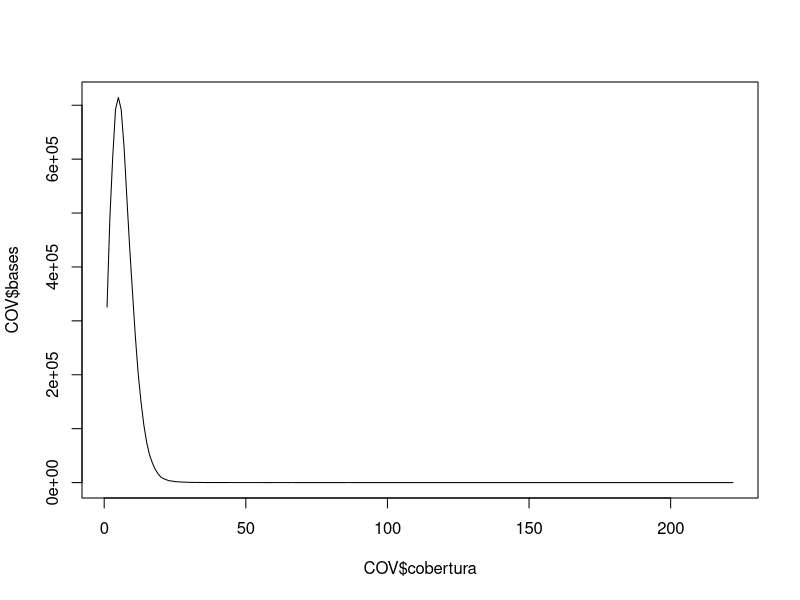
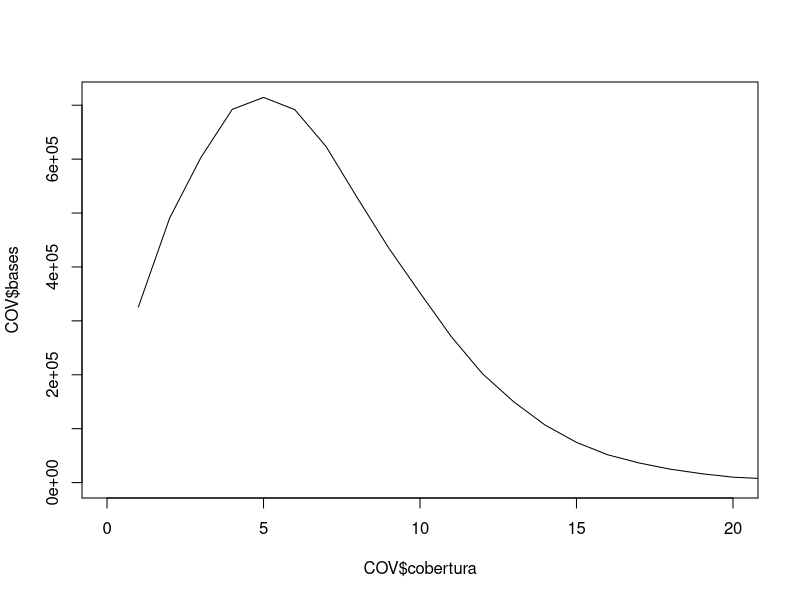

Reproduce these figures in R, in order.
## ---- chunk 1
COV <- read.table('COV.txt',
                  col.names = c('intervalo', 'cobertura', 'bases'))
plot(COV$cobertura, COV$bases, type = 'l')
## ---- chunk 2
    #| warning: false
    #| message: false

    plot(COV$cobertura, COV$bases, type = 'l', xlim = c(0,20))
